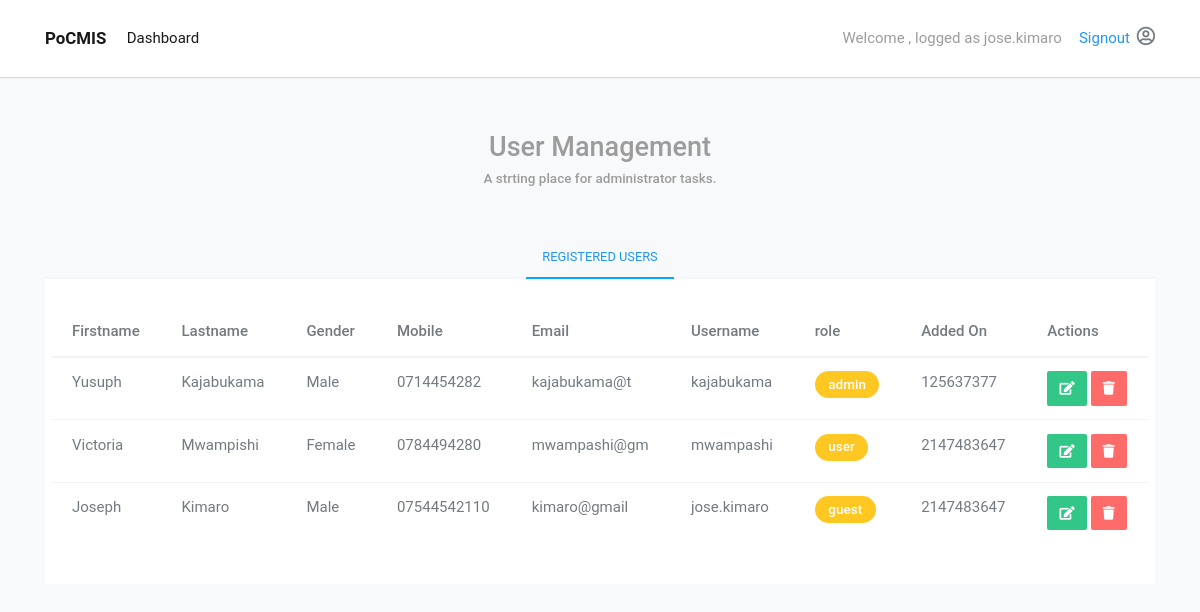
/admin/manage_users.php (signed in), run on the app's committed database.
### tables this page shows
CREATE TABLE `tbl_users`(
	id INT(11) NOT NULL AUTO_INCREMENT PRIMARY KEY,
	stationId INT(11)NOT NULL,
	firstname VARCHAR(100) NOT NULL,
	lastname VARCHAR(100) NOT NULL,
	gender VARCHAR(10)NOT NULL,
	mobile VARCHAR(12)NOT NULL,
	email VARCHAR(12)NOT NULL,
	username VARCHAR(100) NOT NULL,
	password VARCHAR(62) NOT NULL,
	role VARCHAR(20) NOT NULL default 'admin',
	active INT(2) NOT NULL default 1,
	createdAt INT(11) default 0
)AUTO_INCREMENT=100200;

### includes/functions.php (called while the page is built, shortened)
<?php
	function getUser($connection, $userid){
		$query = "SELECT * FROM ".TBL_USER." WHERE id = ?";
		$stmt = $connection->prepare($query);
		$stmt->bind_param("s", $userid);
		$stmt->execute();
		$result = $stmt->get_result();
		$user = $result->fetch_assoc();
		return $user;
	}
	function get_users_By_station($connection, $stationId){
		$query = "SELECT * FROM ".TBL_USER." WHERE stationId = ?";
		$stmt = $connection->prepare($query);
		$stmt->bind_param("s", $stationId);
		$stmt->execute();
		$result = $stmt->get_result();
		$users = $result->fetch_all(MYSQLI_ASSOC);
		return $users;
	}

### admin/manage_users.php (the view, shortened to what this page needs)
<?php
	require_once('../database/connection.php');
	require_once('../includes/functions.php');
	$instance = openConnection();
	$user = getUser($instance, $_SESSION['userId']);
	$username = $user['username'];
	$stationId = $user['stationId'];
	$users = get_users_By_station($instance, $stationId);
?>
<!DOCTYPE html>
<html lang="en">
<head>
	<link rel="stylesheet" href="../assets/css/bootstrap.min.css">
	<link rel="stylesheet" href="../assets/css/all.min.css">
	<link rel="stylesheet" href="../assets/css/default.css">
</head>
<body>
	<?php require_once('../partials/navbar.php'); ?>
	<div class="container space-top">
		<div class="row">
			<div class="col-md-12 text-center">
				<h2 class="text-muted">User Management</h2>
				<h6 class="text-muted">A strting place for administrator tasks.</h6>
			</div>
		</div>
		<div class="row d-flex justify-content-center mt-5">
			<div class="col-md-12">
				<ul class="nav nav-tabs justify-content-center" id="myTab" role="tablist">
					  <li class="nav-item">
					    <a class="nav-link active" id="home-tab" data-toggle="tab" href="#home" role="tab" aria-controls="home" aria-selected="true">Registered  Users</a>
					  </li>
					</ul>
					<div class="tab-content" id="myTabContent">
					  <div class="tab-pane fade show active" id="home" role="tabpanel" aria-labelledby="home-tab">
					  	<table class="table">
						  <head>
						    <tr>
						      <th>Firstname</th>
						      <th>Lastname</th>
						      <th>Gender</th>
						      <th>Mobile</th>
						      <th>Email</th>
						      <th>Username</th>
						      <th>role</th>
						      <th>Added On</th>
						      <th>Actions</th>
						    </tr>
						  </head>
						  <tbody>
						    <?php  foreach($users as $user): ?>
						    	<tr>
								   <td><?php echo $user['firstname'];?></td>
								   <td><?php echo $user['lastname'];?></td>
								   <td><?php echo $user['gender'];?></td>
								   <td><?php echo $user['mobile'];?></td>
								   <td><?php echo $user['email'];?></td>
								   <td><?php echo $user['username'];?></td>
								   <td><span class="badge badge-warning">
								   	<?php echo $user['role'];?></span>
								   </td>
								   <td><?php echo $user['createdAt'];?></td>
								   <td>
								   	<span>
								   		<a href="edit_user.php?id=<?php echo $user['id'] ?>" class="btn btn-success"><i class="fas fa-edit"></i>
								   		</a>
								   	</span>
								   	<span>
								   		<a href="delete_user.php?id=<?php echo $user['id'] ?>" class="btn btn-danger"><i class="fas fa-trash"></i>
								   		</a>
								   	</span>
								   </td>
								</tr>
						    <?php endforeach; ?>
						  </tbody>
						</table>
					  </div>
					</div>
			</div>
		</div>
	</div>
</body>
</html>

### partials/navbar.php
<nav class="navbar navbar-expand-lg navbar-light bg-light">
  <div class="container">
  	<a class="navbar-brand" href="#">PoCMIS</a>
	  <div class="collapse navbar-collapse" id="navbarSupportedContent">
	    <ul class="navbar-nav mr-auto">
	      <li class="nav-item active"><a class="nav-link" href="#">Dashboard</a></li>
	    </ul>
	    <span class="text-muted">
	    	<?php
		    	echo "Welcome , logged as ".$username . " <a class='ml-3' href='../logout.php?value=logout'>Signout</a> ";
		    ?>
	    </span>
	    <span class="ml-2"><i class="far fa-user-circle medium"></i></span>
	  </div>
  </div>
</nav>

### assets/css/default.css (style rules this page uses)
body { background-color: #f8f9fa !important; font-size: 15px!important; }
.badge { border-radius: 6rem !important; }
.space-top { margin-top: 4rem !important; }
.medium { font-size: 1.4rem !important; }
.navbar-brand { font-weight: 700 !important; }
.navbar { background-color: #fff !important; padding: 1rem 1rem !important; box-shadow: 0 1px 2px rgba(0,0,0,0.0576), 0 1px 1px rgba(0,0,0,0.09); transition: all 0.3s cubic-bezier(.25,.8,.25,1); }
.tab-content { padding: 2rem 0.5rem !important; background-color: #ffffff !important; }

### data on the page
tbl_users: username "jose.kimaro", firstname "Joseph", lastname "Kimaro", gender "Male", mobile "07544542110", email "kimaro@gmail", role "guest", createdAt "2147483647"
tbl_users: firstname "Yusuph", lastname "Kajabukama", gender "Male", mobile "0714454282", email "kajabukama@t", username "kajabukama", role "admin", createdAt "125637377"
tbl_users: firstname "Victoria", lastname "Mwampishi", gender "Female", mobile "0784494280", email "mwampashi@gm", username "mwampashi", role "user", createdAt "2147483647"
